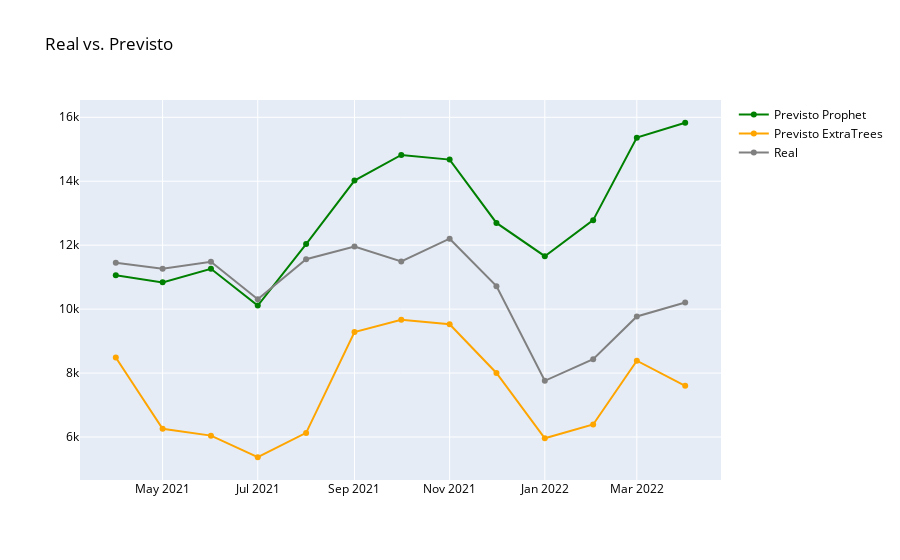

The code cell stored with this chart in its notebook:
### Markdown cell above
# Plot dos Três Métodos

### Code cell
fig = go.Figure(data=[
    go.Scatter(name='Previsto Prophet',x=forecast_tuned['ds'], y=forecast_tuned['yhat'], marker={'color': 'green'}),
    go.Scatter(name='Previsto ExtraTrees', x=df_r_teste['data'], y=pred_teste_et_tuned, marker={'color': 'orange'}),
    go.Scatter(name='Real', x=df_r_teste['data'], y=y_r_teste, marker={'color': 'gray'})
    ])
fig.update_layout(font=dict(color='black'), title_text='Real vs. Previsto')
fig.show()

### Figure 1 — Plotly figure (JSON) as saved in the notebook; plotly's stock layout.template omitted (floating-point values rounded to 4 significant figures)
{"data": [{"marker": {"color": "green"}, "name": "Previsto Prophet", "type": "scatter", "x": ["2021-04-01T00:00:00", "2021-05-01T00:00:00", "2021-06-01T00:00:00", "2021-07-01T00:00:00", "2021-08-01T00:00:00", "2021-09-01T00:00:00", "2021-10-01T00:00:00", "2021-11-01T00:00:00", "2021-12-01T00:00:00", "2022-01-01T00:00:00", "2022-02-01T00:00:00", "2022-03-01T00:00:00", "2022-04-01T00:00:00"], "y": [11060.0, 10840.0, 11260.0, 10110.0, 12040.0, 14020.0, 14820.0, 14680.0, 12700.0, 11660.0, 12780.0, 15360.0, 15830.0]}, {"marker": {"color": "orange"}, "name": "Previsto ExtraTrees", "type": "scatter", "x": ["2021-04-01", "2021-05-01", "2021-06-01", "2021-07-01", "2021-08-01", "2021-09-01", "2021-10-01", "2021-11-01", "2021-12-01", "2022-01-01", "2022-02-01", "2022-03-01", "2022-04-01"], "y": [8487.0, 6254.0, 6043.0, 5366.0, 6129.0, 9282.0, 9665.0, 9524.0, 8002.0, 5959.0, 6391.0, 8387.0, 7601.0]}, {"marker": {"color": "gray"}, "name": "Real", "type": "scatter", "x": ["2021-04-01", "2021-05-01", "2021-06-01", "2021-07-01", "2021-08-01", "2021-09-01", "2021-10-01", "2021-11-01", "2021-12-01", "2022-01-01", "2022-02-01", "2022-03-01", "2022-04-01"], "y": [11447, 11263, 11480, 10307, 11559, 11959, 11491, 12203, 10718, 7757, 8433, 9770, 10208]}], "layout": {"font": {"color": "black"}, "title": {"text": "Real vs. Previsto"}}}
